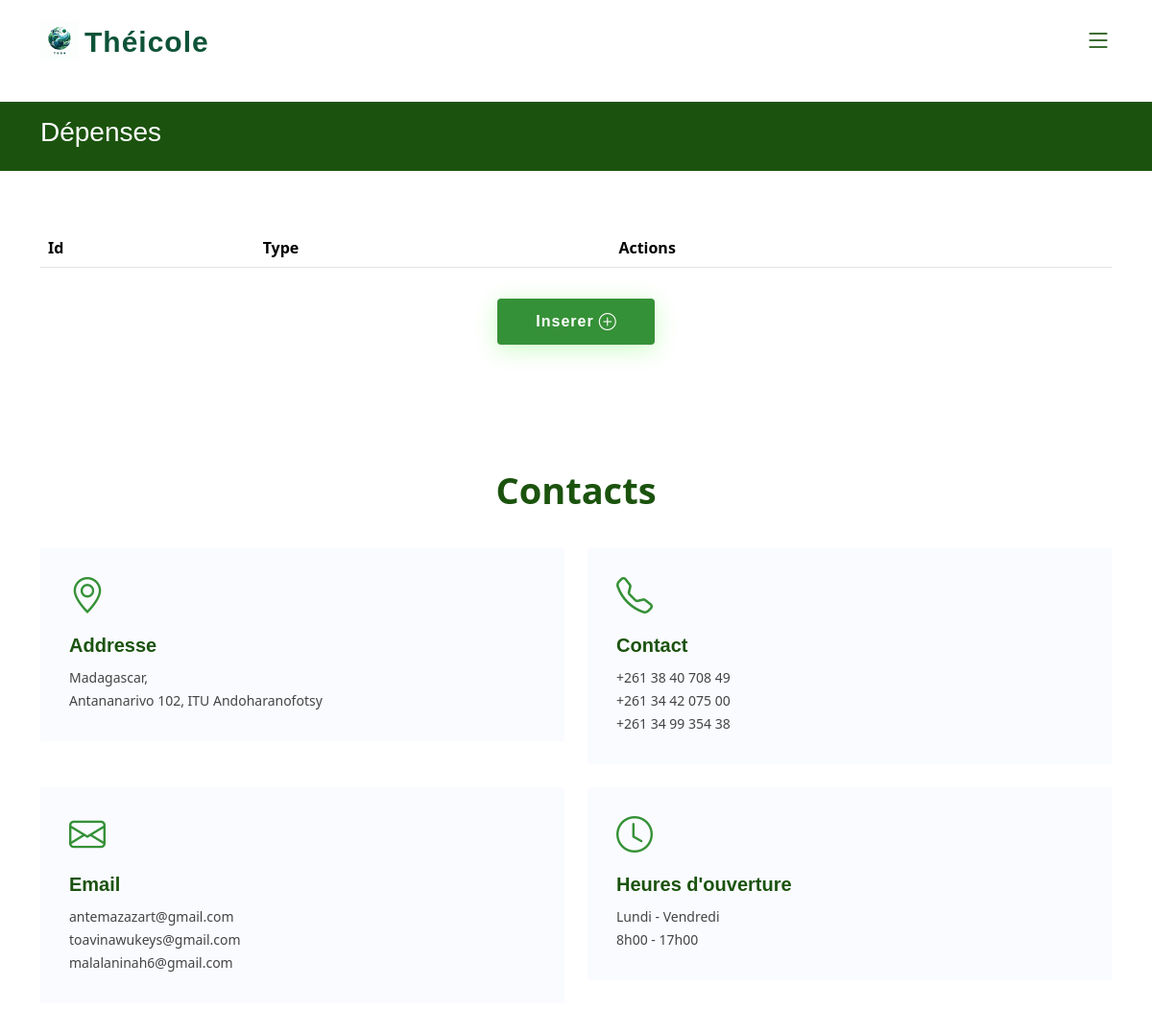
Before: /WEB/pages/Templates/template.php?page=depenseAdmin.php (upper part) with the older database file.
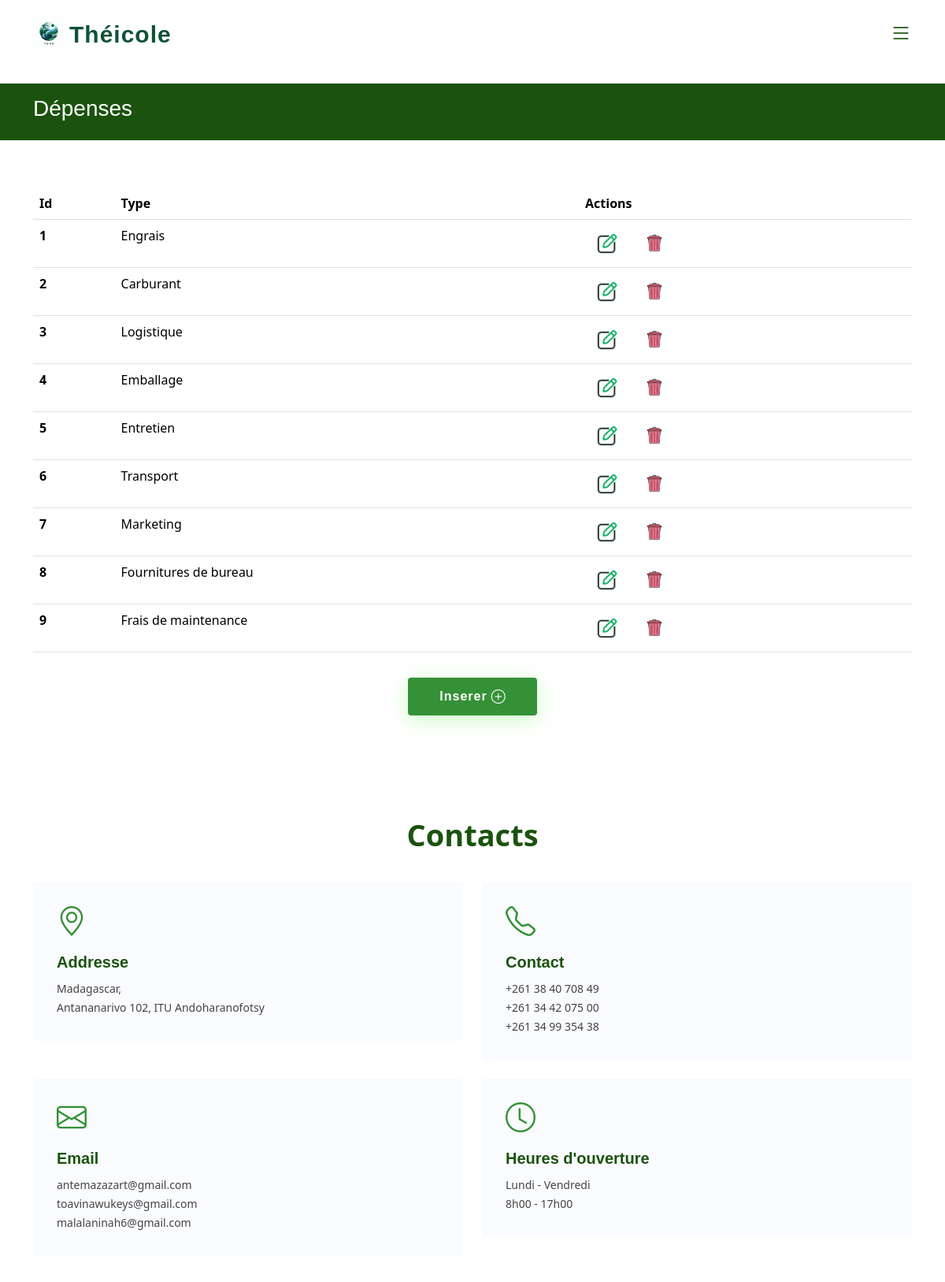
After: the same page with the newer database file.
### tables this page shows
CREATE TABLE TypeDepense (
    id INT AUTO_INCREMENT PRIMARY KEY,
    nom VARCHAR(255) NOT NULL
);

### WEB/pages/Templates/template.php (called while the page is built)
<?php
    include_once("../../inc/function.php");
    include("header.php");
    include("../".$_GET["page"]);
    include("footer.php");
?>

### WEB/inc/dbConnection.php (called while the page is built)
<?php
    function dbconnect()
    {
        static $connect = null;
        if ($connect === null) {
            $connect = mysqli_connect('172.10.0.113','ETU002631','GhEI4qABCto2','db_p16_ETU002631');
        }
        return $connect;
    }
?>

### WEB/inc/function.php (called while the page is built, shortened)
<?php
    include("dbConnection.php");
        function listCategoriesDepense(){
            $query = "SELECT * FROM TypeDepense";
            $result = dbconnect()->query($query);
            if ($result) {
                return $result->fetch_all(MYSQLI_ASSOC);
            } else {
                return [];
            }
        }
?>

### WEB/pages/depenseAdmin.php (the view, shortened to what this page needs)
<header id="header" class="header fixed-top">
    <div class="container-fluid container-xl d-flex align-items-center justify-content-between">
    <a href="#" class="logo d-flex align-items-center" style="text-decoration: none;">
        <img src="../../assets/images/logo.png" alt="">
        <span>Théicole</span>
    </a>
    <nav id="navbar" class="navbar">
        <i class="bi bi-list mobile-nav-toggle"></i>
    </nav>
    </div>
</header>
<br>
<main id="main">
<?php
    $listedep=listCategoriesDepense();
?>
<section class="breadcrumbs">
    <div class="container" data-aos="fade-up">
        <h2>Dépenses</h2>
    </div>
</section>
<section id="variation" class="about">
  <div class="container" data-aos="fade-up">
    <div class="row">
      <div class="col-12">
        <table class="table datatable">
          <thead>
            <tr>
              <th scope="col" >Id</th>
              <th scope="col">Type</th>
              <th scope="col" >Actions</th>
            </tr>
          </thead>
          <tbody>
            <?php for ($i=0; $i < count($listedep); $i++) {
                $num="editdepense(".$listedep[$i]["id"].")";
            ?>
              <tr>
                <th scope="row"><?php echo($listedep[$i]["id"]); ?></th>
                <td><?php echo($listedep[$i]["nom"]); ?></td>
                <td>
                  <button type="button" class="btn btnIcone" onclick="<?php echo($num);?>"><img src="../../assets/images/edit.png" width="30px"></button>
                  <a href="../../pages/delete/delDepense.php?id=<?php echo($listedep[$i]["id"]); ?>">
                    <button type="button" class="btn btnIcone"><img src="../../assets/images/delete.png" width="30px"></button>
                  </a>
                </td>
              </tr>
            <?php } ?>
          </tbody>
        </table>
      </div>
      <div class="d-flex justify-content-center mt-3">
        <a href="#" class="btn-read-more d-inline-flex align-items-center justify-content-center align-self-center"  style="text-decoration: none;"  onclick="clickage()">
          <span>Inserer</span>
          <i class="bi bi-plus-circle"></i>
        </a>
      </div>
    </div>
  </div>
</section>
<section id="contact" class="contact">
    <div class="container" data-aos="fade-up">
        <header class="section-header">
            <p>Contacts</p>
        </header>
        <div class="row gy-4">
            <div class="col-lg-12">
                <div class="row gy-4">
                    <div class="col-md-6">
                        <div class="info-box">
                        <i class="bi bi-geo-alt"></i>
                        <h3>Addresse</h3>
                        <p>Madagascar,<br>Antananarivo 102, ITU Andoharanofotsy</p>
                        </div>
                    </div>
                    <div class="col-md-6">
                        <div class="info-box">
                            <i class="bi bi-telephone"></i>
                            <h3>Contact</h3>
                            <p>+261 38 40 708 49<br>+261 34 42 075 00<br>+261 34 99 354 38</p>
                        </div>
                    </div>
                    <div class="col-md-6">
                        <div class="info-box">
                            <i class="bi bi-envelope"></i>
                            <h3>Email</h3>
                            <p>antemazazart@gmail.com<br>toavinawukeys@gmail.com<br>malalaninah6@gmail.com</p>
                        </div>
                    </div>
                    <div class="col-md-6">
                        <div class="info-box">
                            <i class="bi bi-clock"></i>
                            <h3>Heures d'ouverture</h3>
                            <p>Lundi - Vendredi<br>8h00 - 17h00</p>
                        </div>
                    </div>
                </div>
            </div>
        </div>
    </div>
</section>
</main>

Changed rows visible on the page:
added typedepense: id "1", nom "Engrais"
added typedepense: id "2", nom "Carburant"
added typedepense: id "3", nom "Logistique"
added typedepense: id "4", nom "Emballage"
added typedepense: id "5", nom "Entretien"
added typedepense: id "6", nom "Transport"
added typedepense: id "7", nom "Marketing"
added typedepense: id "8", nom "Fournitures de bureau"
added typedepense: id "9", nom "Frais de maintenance"
